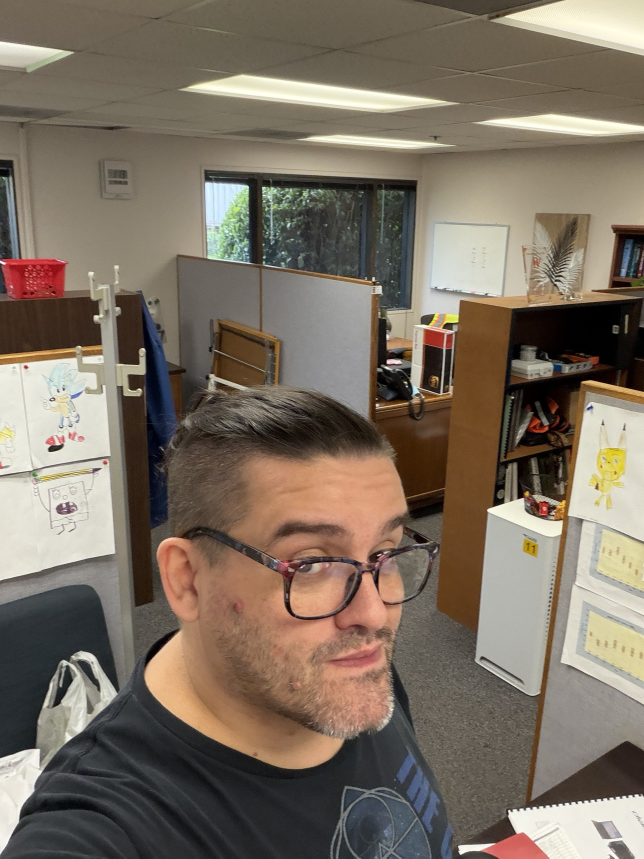
#> input picture assets/source/hair_reference.jpg, 1932 x 2576 px (shown at 1/3 size)
$ python -i texlib.py   (imports and definitions only)
#> lines starting #> are read from the running program, lines starting #| are printed output that depends on the picture
#> further down, picture is the input picture: shape (2576, 1932, 3); mean B, G, R 98.6, 112.5, 124.5
"""Small image helpers used by the asset build: background removal for the
flat-lay texture sheets, colour dilation (edge padding) and normal-map
generation from albedo detail."""
import numpy as np
from PIL import Image
from scipy import ndimage


def load_rgb(path):
    return np.asarray(Image.open(path).convert('RGB')).astype(np.float32) / 255.0


# [6 lines left out: function save_rgb, not called in this run]


def save_rgba(path, arr):
    Image.fromarray((np.clip(arr, 0, 1) * 255 + 0.5).astype(np.uint8), 'RGBA').save(path, optimize=True)


# [49 lines left out: functions cut_piece, dilate_colors, not called in this run]


def luminance(rgb):
    return rgb[..., 0] * 0.2126 + rgb[..., 1] * 0.7152 + rgb[..., 2] * 0.0722
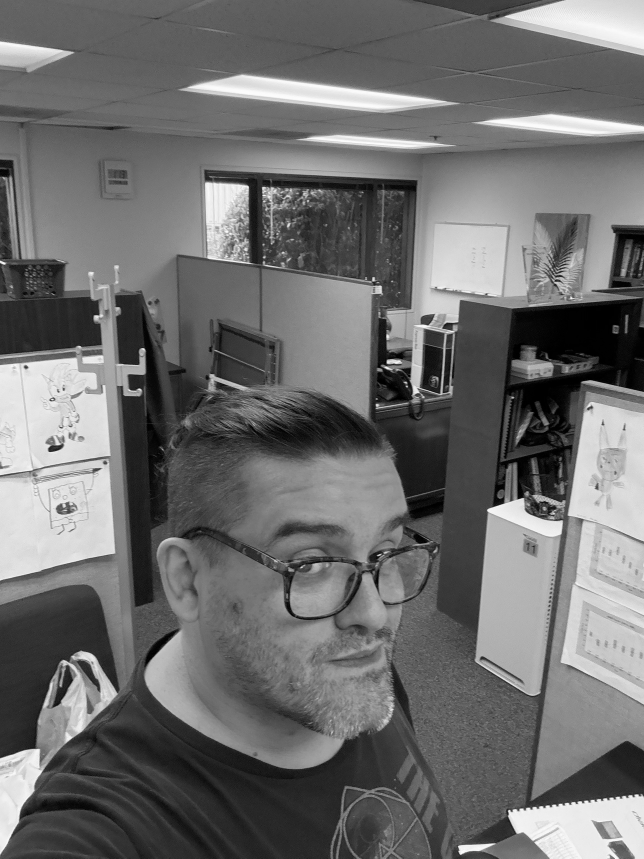
#> returned value: shape (2576, 1932) float64 (shown at 1/3 size); min 0, max 255, mean 110.4


def normal_from_albedo(rgb, strength=2.0, detail_sigma=6.0, mask=None):
    """Tangent-space normal map (OpenGL/glTF convention, +Y up) from the
    high-frequency part of the albedo luminance."""
    lum = luminance(rgb)
    h = lum - ndimage.gaussian_filter(lum, detail_sigma)
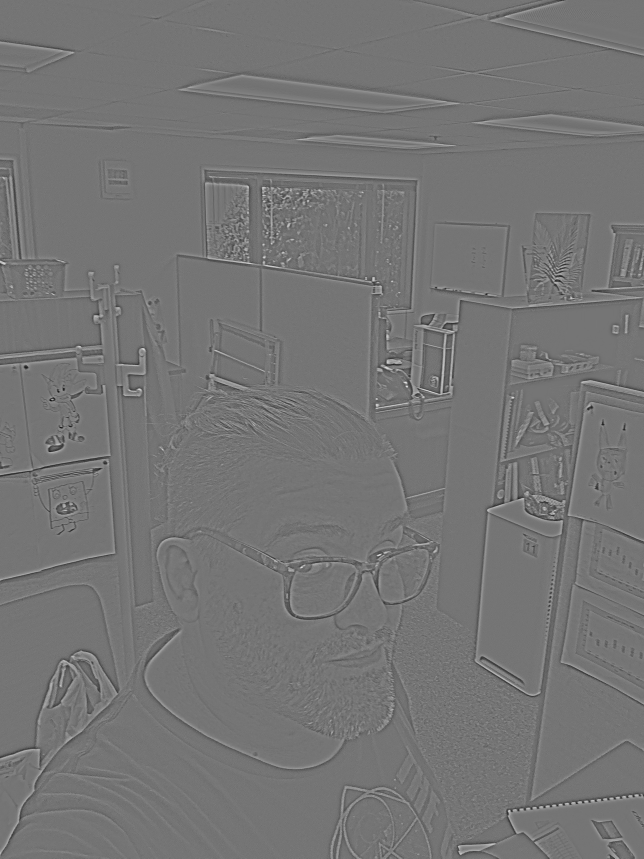
#> h: shape (2576, 1932) float64 (shown at 1/3 size); min -148.1, max 173.7, mean 0; drawn with min black and max white
    h = ndimage.gaussian_filter(h, 0.7)
    if mask is not None:
        h = h * mask
    dx = ndimage.sobel(h, axis=1) * strength
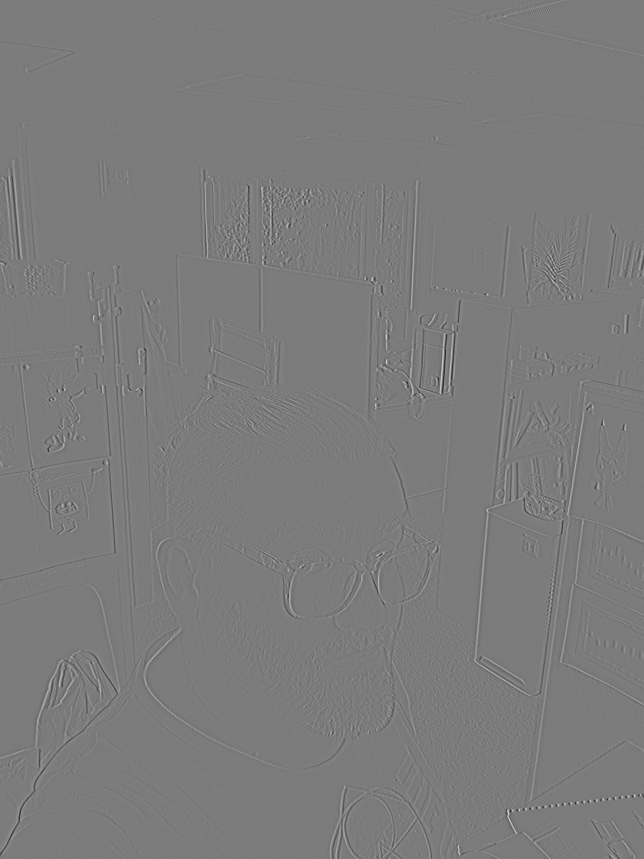
#> dx: shape (2576, 1932) float64 (shown at 1/3 size); min -903.7, max 953.3, mean 0; drawn with min black and max white
    dy = ndimage.sobel(h, axis=0) * strength
    n = np.dstack([-dx, dy, np.ones_like(h)])
    n /= np.linalg.norm(n, axis=2, keepdims=True)
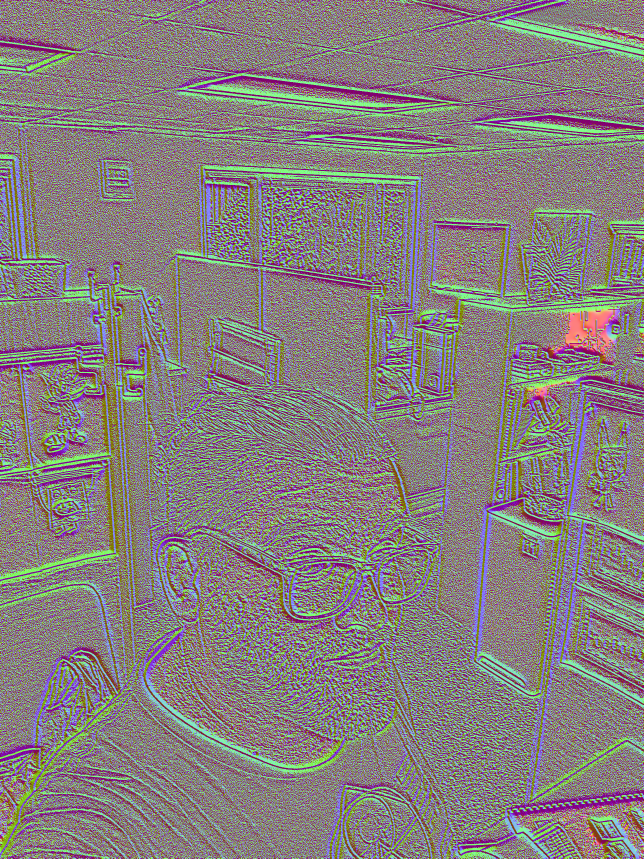
#> n: shape (2576, 1932, 3) float64 (shown at 1/3 size); mean of channels 0, 1, 2 7.9e-06, 0.00653, 0.06; drawn with min black and max white
    return n * 0.5 + 0.5
#> returned value: shape (2576, 1932, 3) float64


# [21 lines left out: functions resample_rows, extend_band, not called in this run]

>>> import cv2
>>> picture = cv2.imread('../../assets/source/hair_reference.jpg')
>>> result = normal_from_albedo(picture)

$ run again, on assets/source/lance_sheet.png
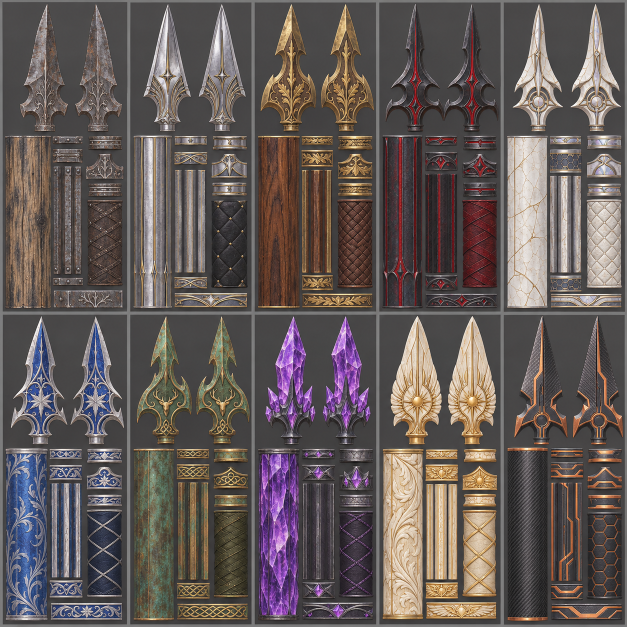
#> input picture assets/source/lance_sheet.png, 1254 x 1254 px (shown at 1/2 size)
#> picture is the input picture: shape (1254, 1254, 3); mean B, G, R 87.9, 90.1, 100
#> in normal_from_albedo, `dy = ndimage.sobel(h, axis=0) * strength`:
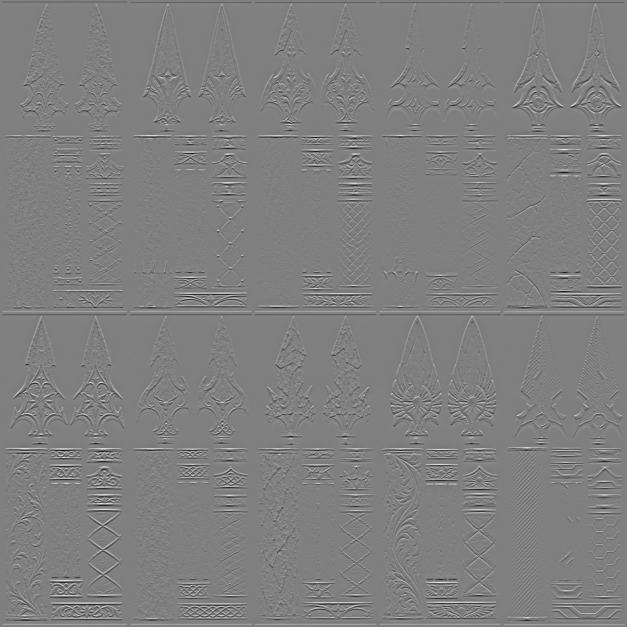
#> dy: shape (1254, 1254) float64 (shown at 1/2 size); min -1238.6, max 1228.2, mean 0; drawn with min black and max white
#> in normal_from_albedo, `n /= np.linalg.norm(n, axis=2, keepdims=True)`:
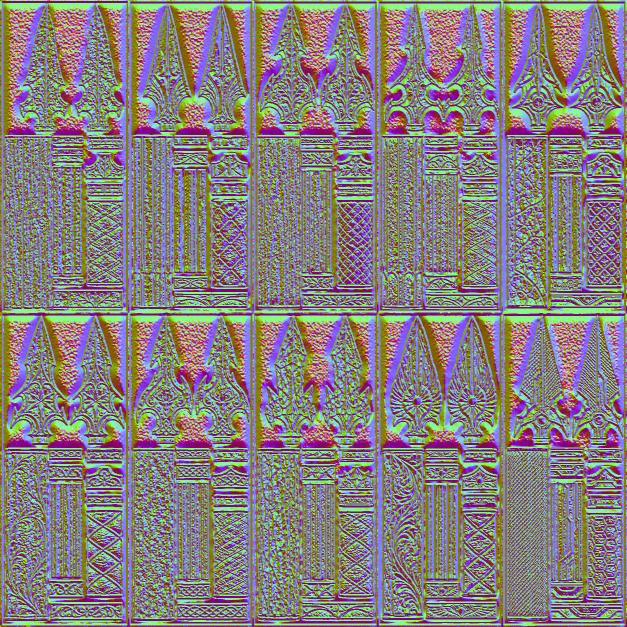
#> n: shape (1254, 1254, 3) float64 (shown at 1/2 size); mean of channels 0, 1, 2 0.00166, -0.000321, 0.0616; drawn with min black and max white

$ run again, on assets/source/outfit_sheet.png
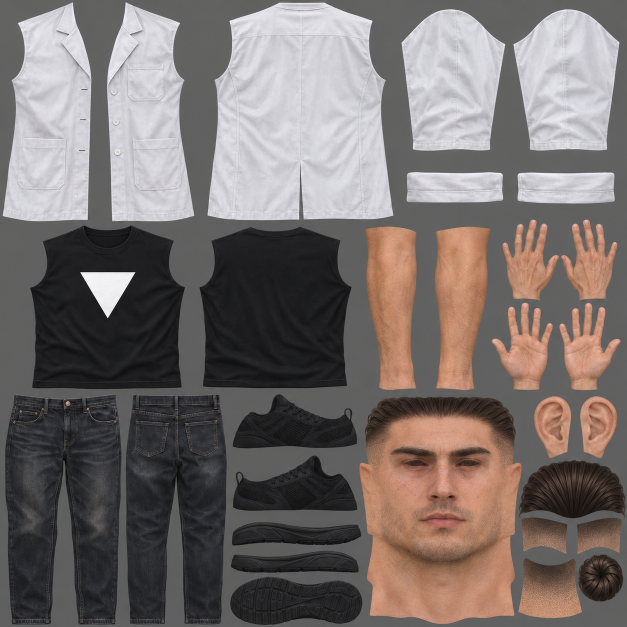
#> input picture assets/source/outfit_sheet.png, 1254 x 1254 px (shown at 1/2 size)
#> picture is the input picture: shape (1254, 1254, 3); mean B, G, R 109.3, 111.5, 119.8
#> in normal_from_albedo, `dy = ndimage.sobel(h, axis=0) * strength`:
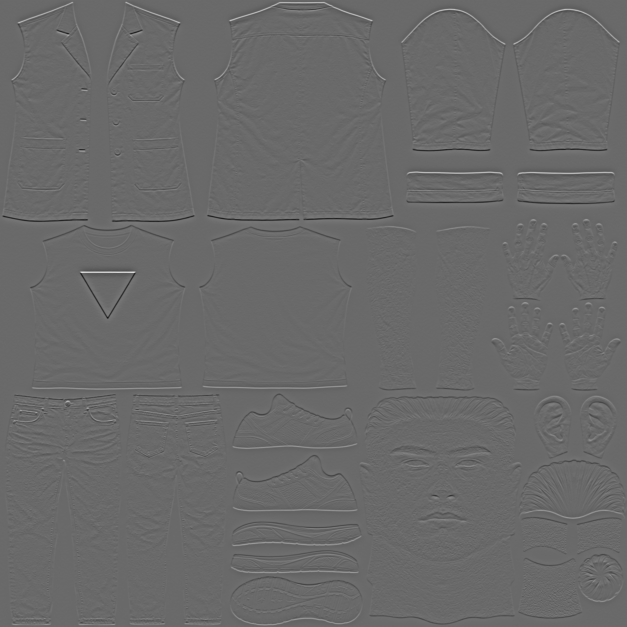
#> dy: shape (1254, 1254) float64 (shown at 1/2 size); min -899.3, max 1265.4, mean 0.1; drawn with min black and max white
#> in normal_from_albedo, `n /= np.linalg.norm(n, axis=2, keepdims=True)`:
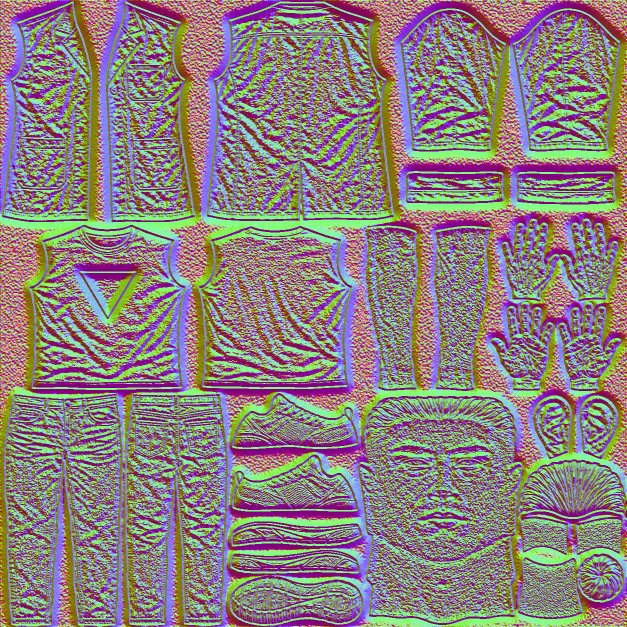
#> n: shape (1254, 1254, 3) float64 (shown at 1/2 size); mean of channels 0, 1, 2 -0.00611, 0.00676, 0.102; drawn with min black and max white

$ run again, on assets/source/shield_sheet.png
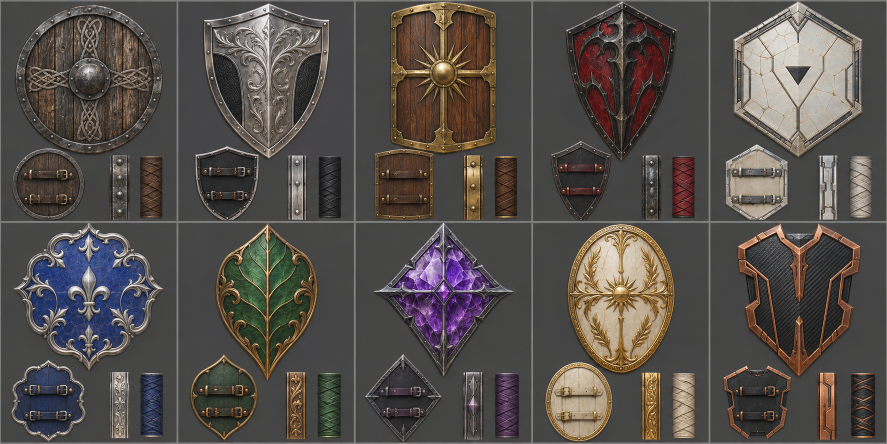
#> input picture assets/source/shield_sheet.png, 1774 x 887 px (shown at 1/2 size)
#> picture is the input picture: shape (887, 1774, 3); mean B, G, R 74.9, 78.6, 84.7
#> in normal_from_albedo, `dy = ndimage.sobel(h, axis=0) * strength`:
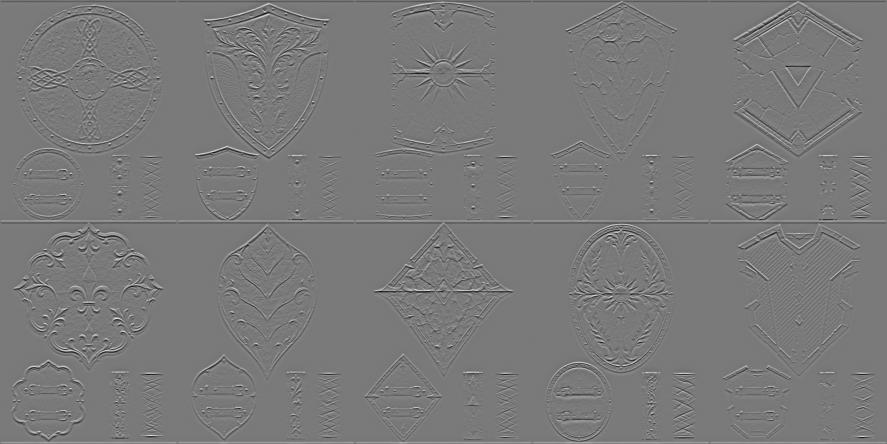
#> dy: shape (887, 1774) float64 (shown at 1/2 size); min -1130, max 1231.4, mean 0.2; drawn with min black and max white
#> in normal_from_albedo, `n /= np.linalg.norm(n, axis=2, keepdims=True)`:
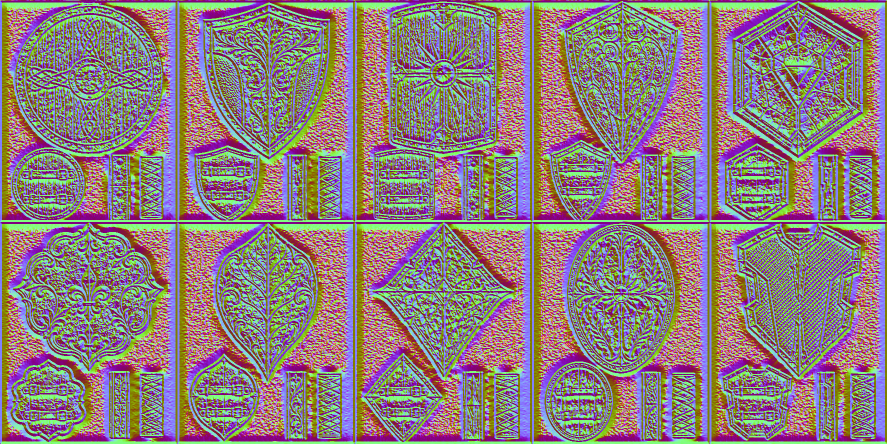
#> n: shape (887, 1774, 3) float64 (shown at 1/2 size); mean of channels 0, 1, 2 -0.00507, -0.00931, 0.119; drawn with min black and max white
